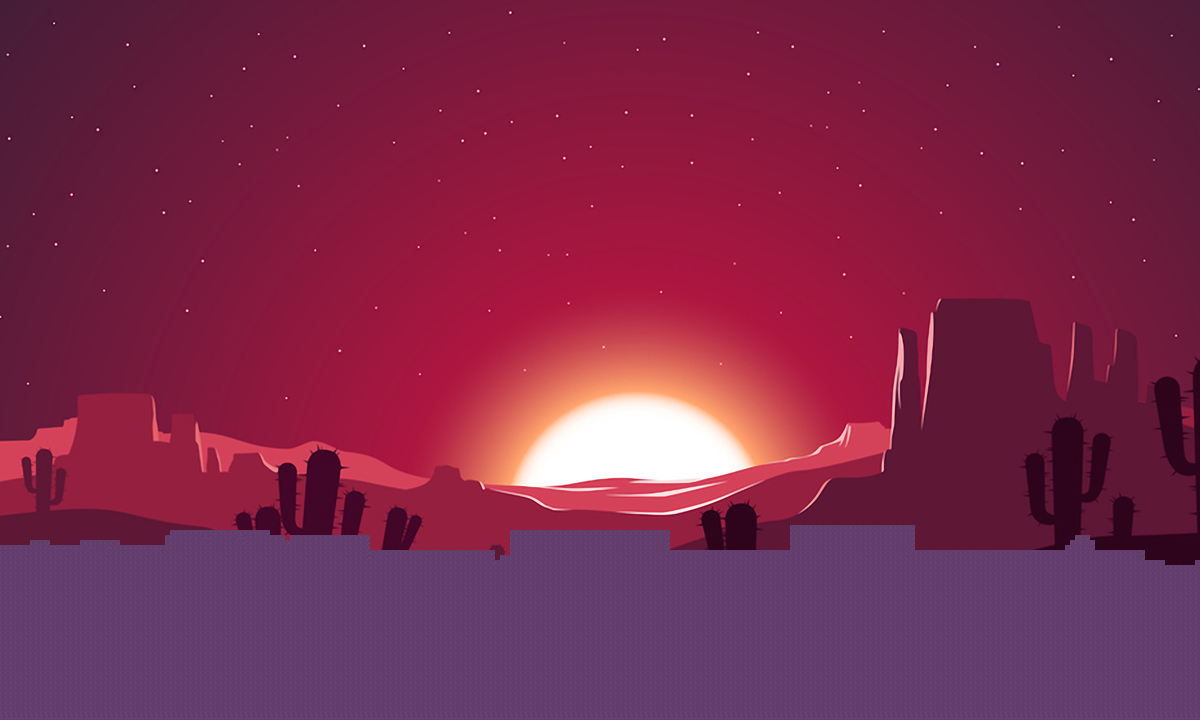

This is a level from a 2D game, rendered from its Tiled map with the project's own tilesets. A one-line summary and the map file follow, with tile-layer data summarised:
An orthogonal 240x144 tile map with 5x5 px tiles, 1 tile layer (Tile Layer 1), 1 image layer and 682 objects.

<map version="1.9" tiledversion="1.9.2" orientation="orthogonal" renderorder="right-down" width="240" height="144" tilewidth="5" tileheight="5" infinite="0" nextlayerid="7" nextobjectid="5140">
 <tileset firstgid="1" source="Tileset2.tsx" />
 <imagelayer id="3" name="Image Layer 1">
  <image source="1026336.jpg" width="1280" height="720" />
 </imagelayer>
 <layer id="6" name="Tile Layer 1" width="240" height="144">
  <data>[34560 cells, 8305 non-empty, 2 distinct tile ids]</data>
 </layer>
 <objectgroup id="2" name="Ground">
  <object id="3535" x="1180" y="700" width="20" height="20">
   <ellipse />
  </object>
  <object id="3536" x="1160" y="700" width="20" height="20">
   <ellipse />
  </object>
  <object id="3537" x="1140" y="700" width="20" height="20">
   <ellipse />
  </object>
  <object id="3538" x="1120" y="700" width="20" height="20">
   <ellipse />
  </object>
  <object id="3539" x="1100" y="700" width="20" height="20">
   <ellipse />
  </object>
  <object id="3540" x="1080" y="700" width="20" height="20">
   <ellipse />
  </object>
  <object id="3541" x="1060" y="700" width="20" height="20">
   <ellipse />
  </object>
  <object id="3542" x="1040" y="700" width="20" height="20">
   <ellipse />
  </object>
  <object id="3543" x="1020" y="700" width="20" height="20">
   <ellipse />
  </object>
  <object id="3544" x="1000" y="700" width="20" height="20">
   <ellipse />
  </object>
  <object id="3545" x="980" y="700" width="20" height="20">
   <ellipse />
  </object>
  <object id="3546" x="960" y="700" width="20" height="20">
   <ellipse />
  </object>
  <object id="3547" x="940" y="700" width="20" height="20">
   <ellipse />
  </object>
  <object id="3548" x="920" y="700" width="20" height="20">
   <ellipse />
  </object>
  <object id="3549" x="900" y="700" width="20" height="20">
   <ellipse />
  </object>
  <object id="3550" x="880" y="700" width="20" height="20">
   <ellipse />
  </object>
  <object id="3551" x="860" y="700" width="20" height="20">
   <ellipse />
  </object>
  <object id="3552" x="840" y="700" width="20" height="20">
   <ellipse />
  </object>
  <object id="3553" x="820" y="700" width="20" height="20">
   <ellipse />
  </object>
  <object id="3554" x="800" y="700" width="20" height="20">
   <ellipse />
  </object>
  <object id="3555" x="780" y="700" width="20" height="20">
   <ellipse />
  </object>
  <object id="3556" x="760" y="700" width="20" height="20">
   <ellipse />
  </object>
  <object id="3557" x="740" y="700" width="20" height="20">
   <ellipse />
  </object>
  <object id="3558" x="720" y="700" width="20" height="20">
   <ellipse />
  </object>
  <object id="3559" x="700" y="700" width="20" height="20">
   <ellipse />
  </object>
  <object id="3560" x="680" y="700" width="20" height="20">
   <ellipse />
  </object>
  <object id="3561" x="660" y="700" width="20" height="20">
   <ellipse />
  </object>
  <object id="3562" x="640" y="700" width="20" height="20">
   <ellipse />
  </object>
  <object id="3563" x="620" y="700" width="20" height="20">
   <ellipse />
  </object>
  <object id="3564" x="600" y="700" width="20" height="20">
   <ellipse />
  </object>
  <object id="3565" x="580" y="700" width="20" height="20">
   <ellipse />
  </object>
  <object id="3566" x="560" y="700" width="20" height="20">
   <ellipse />
  </object>
  <object id="3567" x="540" y="700" width="20" height="20">
   <ellipse />
  </object>
  <object id="3568" x="520" y="700" width="20" height="20">
   <ellipse />
  </object>
  <object id="3569" x="500" y="700" width="20" height="20">
   <ellipse />
  </object>
  <object id="3570" x="480" y="700" width="20" height="20">
   <ellipse />
  </object>
  <object id="3571" x="460" y="700" width="20" height="20">
   <ellipse />
  </object>
  <object id="3572" x="440" y="700" width="20" height="20">
   <ellipse />
  </object>
  <object id="3573" x="420" y="700" width="20" height="20">
   <ellipse />
  </object>
  <object id="3574" x="400" y="700" width="20" height="20">
   <ellipse />
  </object>
  <object id="3575" x="380" y="700" width="20" height="20">
   <ellipse />
  </object>
  <object id="3576" x="360" y="700" width="20" height="20">
   <ellipse />
  </object>
  <object id="3577" x="340" y="700" width="20" height="20">
   <ellipse />
  </object>
  <object id="3578" x="320" y="700" width="20" height="20">
   <ellipse />
  </object>
  <object id="3579" x="300" y="700" width="20" height="20">
   <ellipse />
  </object>
  <object id="3580" x="280" y="700" width="20" height="20">
   <ellipse />
  </object>
  <object id="3581" x="260" y="700" width="20" height="20">
   <ellipse />
  </object>
  <object id="3582" x="240" y="700" width="20" height="20">
   <ellipse />
  </object>
  <object id="3583" x="220" y="700" width="20" height="20">
   <ellipse />
  </object>
  <object id="3584" x="200" y="700" width="20" height="20">
   <ellipse />
  </object>
  <object id="3585" x="180" y="700" width="20" height="20">
   <ellipse />
  </object>
  <object id="3586" x="160" y="700" width="20" height="20">
   <ellipse />
  </object>
  <object id="3587" x="140" y="700" width="20" height="20">
   <ellipse />
  </object>
  <object id="3588" x="120" y="700" width="20" height="20">
   <ellipse />
  </object>
  <object id="3589" x="100" y="700" width="20" height="20">
   <ellipse />
  </object>
  <object id="3590" x="80" y="700" width="20" height="20">
   <ellipse />
  </object>
  <object id="3591" x="60" y="700" width="20" height="20">
   <ellipse />
  </object>
  <object id="3592" x="40" y="700" width="20" height="20">
   <ellipse />
  </object>
  <object id="3593" x="20" y="700" width="20" height="20">
   <ellipse />
  </object>
  <object id="3594" x="0" y="700" width="20" height="20">
   <ellipse />
  </object>
  <object id="3614" x="1190" y="685" width="20" height="20">
   <ellipse />
  </object>
  <object id="3615" x="1170" y="685" width="20" height="20">
   <ellipse />
  </object>
  <object id="3616" x="1150" y="685" width="20" height="20">
   <ellipse />
  </object>
  <object id="3617" x="1130" y="685" width="20" height="20">
   <ellipse />
  </object>
  <object id="3618" x="1110" y="685" width="20" height="20">
   <ellipse />
  </object>
  <object id="3619" x="1090" y="685" width="20" height="20">
   <ellipse />
  </object>
  <object id="3620" x="1070" y="685" width="20" height="20">
   <ellipse />
  </object>
  <object id="3621" x="1050" y="685" width="20" height="20">
   <ellipse />
  </object>
  <object id="3622" x="1030" y="685" width="20" height="20">
   <ellipse />
  </object>
  <object id="3623" x="1010" y="685" width="20" height="20">
   <ellipse />
  </object>
  <object id="3624" x="990" y="685" width="20" height="20">
   <ellipse />
  </object>
  <object id="3625" x="970" y="685" width="20" height="20">
   <ellipse />
  </object>
  <object id="3626" x="950" y="685" width="20" height="20">
   <ellipse />
  </object>
  <object id="3627" x="930" y="685" width="20" height="20">
   <ellipse />
  </object>
  <object id="3628" x="910" y="685" width="20" height="20">
   <ellipse />
  </object>
  <object id="3629" x="890" y="685" width="20" height="20">
   <ellipse />
  </object>
  <object id="3630" x="870" y="685" width="20" height="20">
   <ellipse />
  </object>
  </objectgroup>
</map>
<!-- 605 of 682 objects omitted -->
